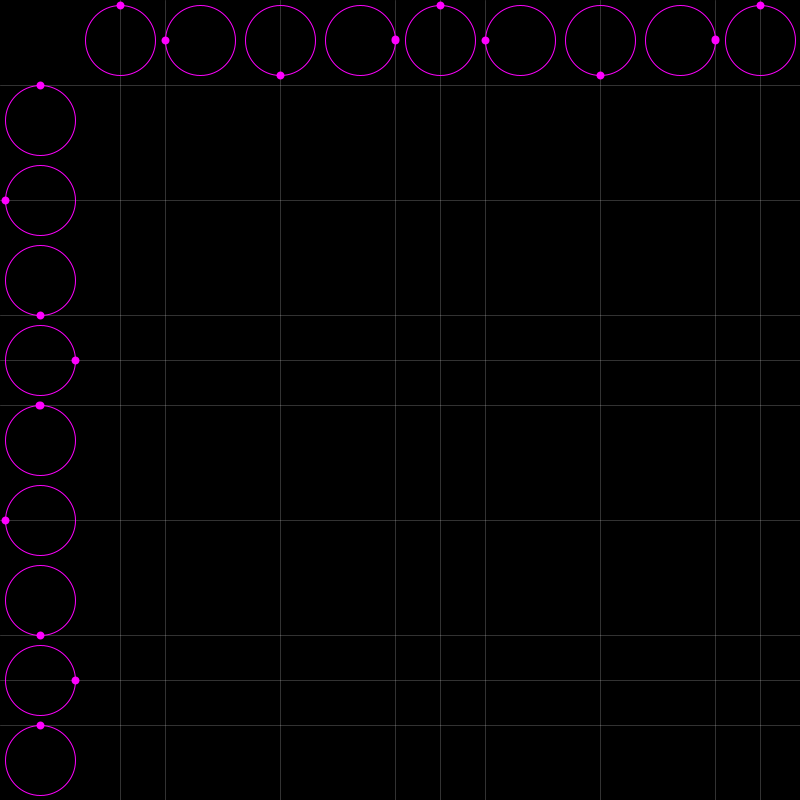
Frame 1 (no input)
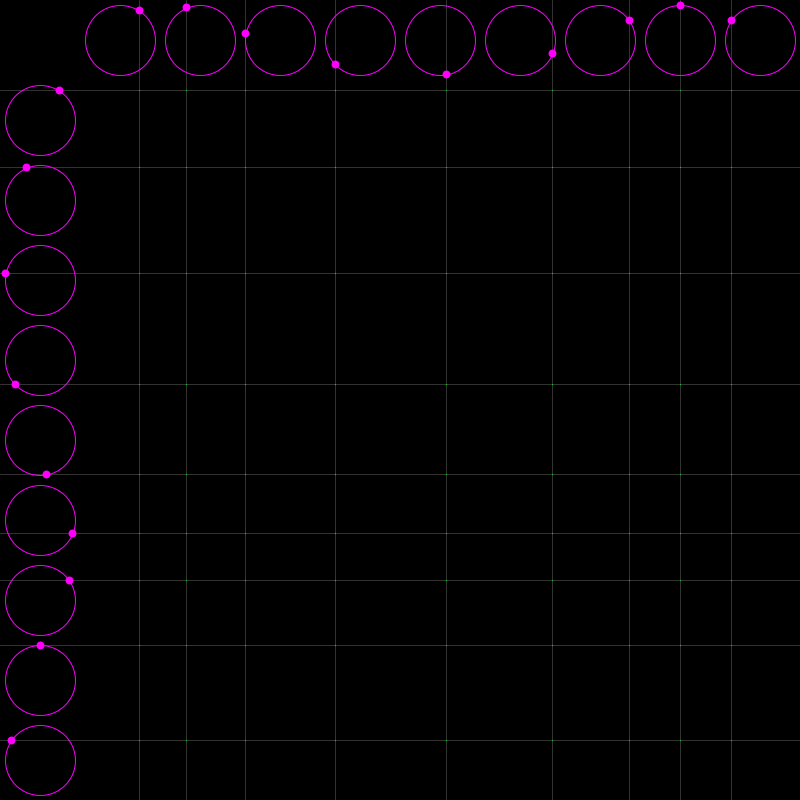
Frame 60 (the mouse pressed at the canvas centre just before this capture)
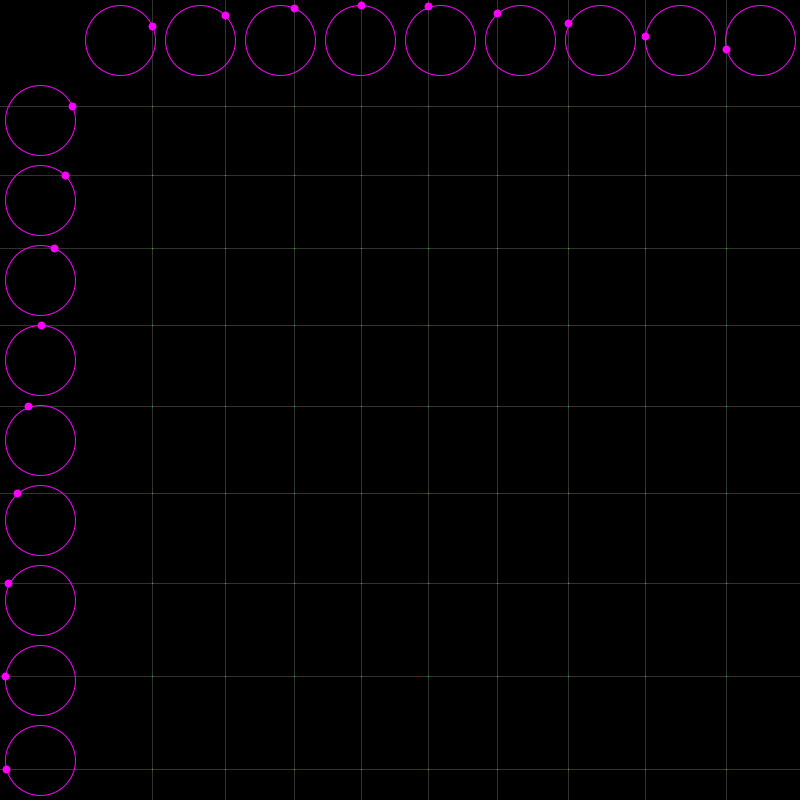
Frame 120 (the mouse held since frame 60 and released just before this capture)

The Processing sketch that drew these frames (run headless with seeded random() and noise(); from frame 60 on, the mouse is pressed at the canvas centre):

// Processing sketch: Lissajous_Curve_Table
// ── Lissajous_Curve_Table.pde
float angle = - HALF_PI;
int cols = 0;
int rows = 0;

int w = 80;
float d = w - 10;
float r = d/2;

Curve[][] curves;

void setup() {
  size(800, 800);
  cols = width / w - 1;
  rows = height / w - 1;
  curves = new Curve[rows][cols];

  for (int i = 0; i < cols; i++) {
    for (int j = 0; j < rows; j++) {
      curves[j][i] = new Curve();
    }
  }
}

void draw() {
  background(0);

  drawCircles(cols, "cols");
  drawCircles(rows, "rows");
  angle += 0.01;

  for (int i = 0; i < cols; i++) {
    for (int j = 0; j < rows; j++) {
      curves[j][i].addPoint();
      curves[j][i].show ();

    }
  }
}

void drawCircles(int quantity, String type) {
  noFill();
  for (int i = 0; i < quantity; i++) {
    float centerX = 0, centerY = 0;
    float x = r * cos(angle * (i+1));
    float y = r * sin(angle * (i+1));

    stroke(255, 50);
    strokeWeight(1);
    if (type == "rows") {
      centerX = w/2;
      centerY = w + i * w + w /2;
      line(0, centerY + y, width, centerY + y);
      for (int j = 0; j < cols; j++) {
        curves[i][j].setY(centerY + y);
      }
    } else if (type == "cols") {
      centerX = w + i * w + w /2;
      centerY = w/2;
      line(centerX + x, 0, centerX + x, height);

      for (int j = 0; j < rows; j++) {
        curves[j][i].setX(centerX + x);
      }
    }

    stroke(255, 0, 255);
    strokeWeight(1);
    ellipse(centerX, centerY, d, d);
    strokeWeight(8);
    point(centerX + x, centerY + y);
  }
}

// ── Curve.pde
class Curve {
  ArrayList<PVector> path;
  PVector current;

  Curve() {
    path = new ArrayList<PVector>();
    current = new PVector();
  }

  void setX(float x) {
    current.x = x;
  }
  void setY(float y) {
    current.y = y;
  }

  void addPoint() {
    path.add(current);
  }

  void show() {
    stroke(0, 255, 0);
    strokeWeight(1);
    noFill();
    beginShape();
    for (PVector v : path) {
      vertex(v.x, v.y);
    }
    endShape();
  }
}
